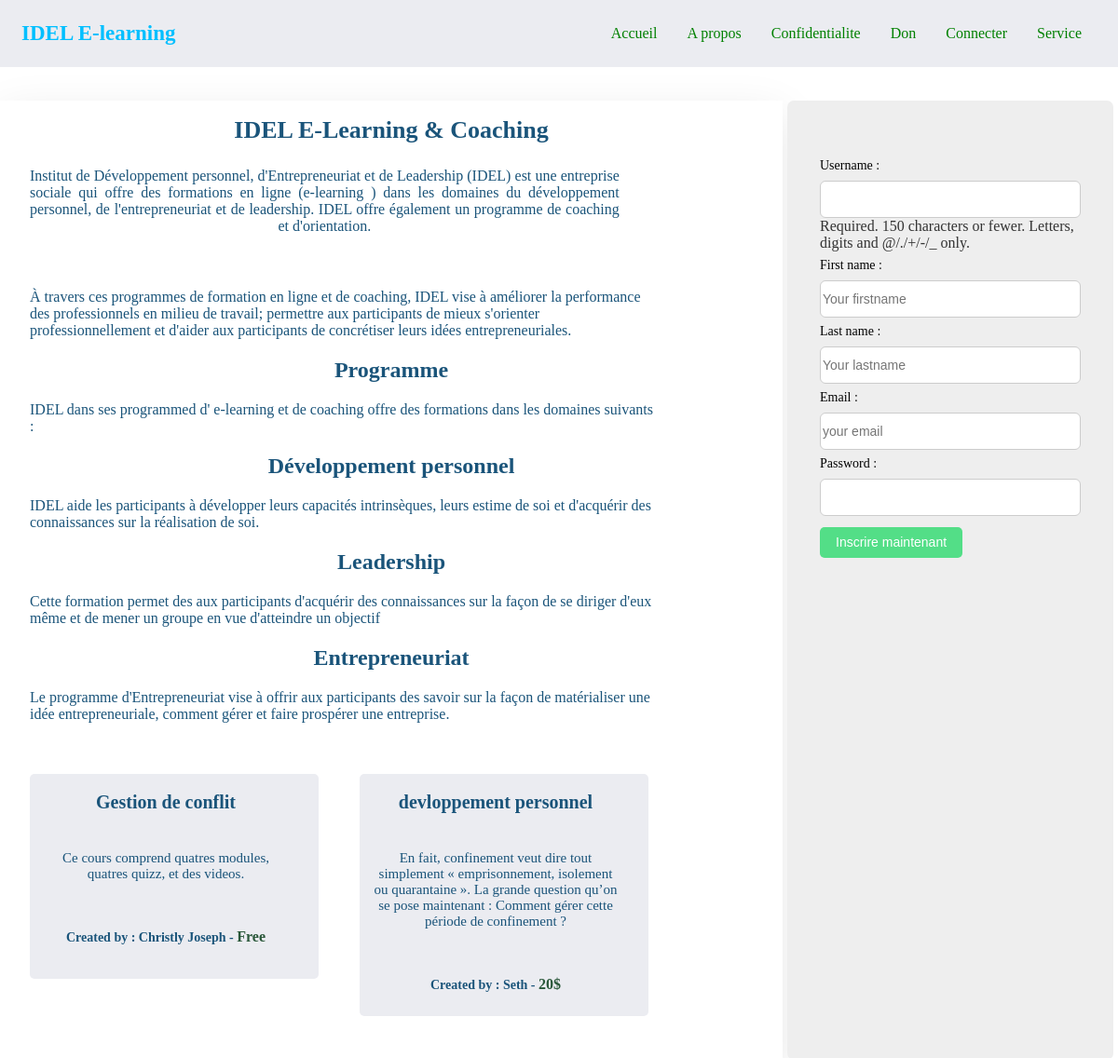
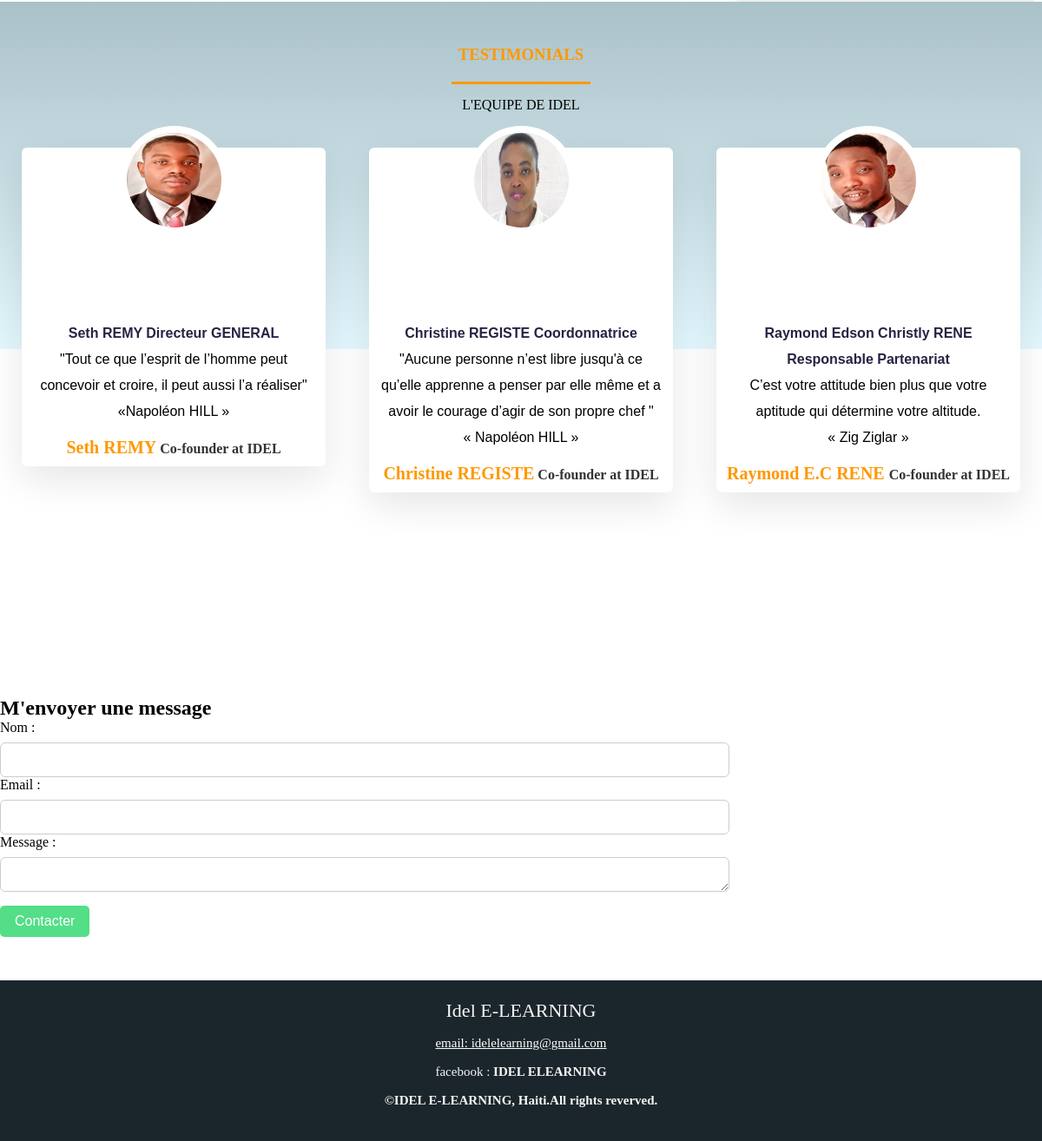
The page / on the database its author committed (2 pictures, top to bottom).
### course/models.py (models this page shows, shortened)
class Courses(models.Model):
    title = models.CharField(max_length=250)
    description = models.TextField()
    author = models.CharField(max_length=50)
    price = models.IntegerField()
    time = models.TimeField(null=True, blank=True)
    url = models.CharField(null=True, blank=True, max_length=15)
    active = models.BooleanField(default=False)

### course/views.py (the view)
# urls.py: 2. Add a URL to urlpatterns:  path('', views.home, name='home')
def home(request):
    courses = Courses.objects.all()
    if request.method == 'POST':
        form = RegisterForm(request.POST)
        contactform = ContactForm(request.POST)
        if form.is_valid():
            user = form.save(commit=False)
            user.set_password(form.cleaned_data['password'])
            user.save()
            messages.success(request, 'Votre compte a ete cree avec succes')
        else:
            messages.error(request, 'Verifier vos informations')
    else:
        form = RegisterForm()
        contactform = ContactForm()
    return render(request, 'home.html', locals())

### account/forms.py (shortened to what this page needs)
class RegisterForm(forms.ModelForm):
   first_name = forms.CharField(required=True, widget=forms.TextInput(attrs={'class': 'input', 'placeholder': 'Your firstname'}))
   last_name = forms.CharField(required=True, widget=forms.TextInput(attrs={'class': 'input', 'placeholder': 'Your lastname'}))
   email = forms.EmailField(required=True, widget=forms.EmailInput(attrs={'class': 'input', 'placeholder': 'your email'}))
   password = forms.CharField(max_length=120, widget=forms.PasswordInput(attrs={'class': 'input'}), required=True)
   class Meta:
      model = User
      fields = ('username', 'first_name' , 'last_name', 'email', 'password')
      widgets = {
         'username': forms.TextInput(attrs={'class': 'input'})
      }

### contact/forms.py
class ContactForm(forms.ModelForm):
	class Meta:
		model = ContactModel
		fields = ('nom' , 'email' , 'message')
		widgets = {
		'nom': forms.TextInput(attrs={'class':'input'}),
		'email': forms.EmailInput(attrs={'class':'input'}),
		'message': forms.Textarea(attrs={'class':'input'})
		}

### Elearning/templates/home.html (shortened to what this page needs)
{% extends 'base.html' %}
{% load static%}
{% block content %}
<br><br>
<div class="grid">
   <section class="presentation">
      <h1 class="title text-center">IDEL E-Learning & Coaching</h1>
      <p style="width: 80%; padding: 10px; margin: 10px;" class="justify last">Institut de Développement personnel, d'Entrepreneuriat et
         de Leadership (IDEL) est une entreprise sociale qui offre des
         formations en ligne (e-learning ) dans les domaines du
         développement personnel, de l'entrepreneuriat et de
         leadership. IDEL offre également un programme de coaching
         et d'orientation. </p> <br>
         <p style="padding: 10px; margin: 10px; width: 85%;">À travers ces programmes de formation en ligne et de
            coaching, IDEL vise à améliorer la performance des
            professionnels en milieu de travail; permettre aux
            participants de mieux s'orienter professionnellement et
            d'aider aux participants de concrétiser leurs idées
            entrepreneuriales.</p>
         <h2 class="text-center"><strong>Programme</strong> </h2>
         <p style="padding: 10px; margin: 10px; width: 85%;">IDEL dans ses programmed d' e-learning et de coaching
            offre des formations dans les domaines suivants :
         </p>
         <h2 class="text-center"><strong>Développement personnel</strong></h2>
         <p style="padding: 10px; margin: 10px; width: 85%;">IDEL aide les participants à développer leurs capacités
            intrinsèques, leurs estime de soi et d'acquérir des
            connaissances sur la réalisation de soi.
         </p>
         <h2 class="text-center"><strong>Leadership</strong></h2>
         <p style="padding: 10px; margin: 10px; width: 85%;">Cette formation permet des aux participants d'acquérir des
            connaissances sur la façon de se diriger d'eux même et de
            mener un groupe en vue d'atteindre un objectif</p>
         <h2 class="text-center"><strong>Entrepreneuriat</strong></h2>
         <p style="padding: 10px; margin: 10px; width: 85%;">Le programme d'Entrepreneuriat vise à offrir aux
            participants des savoir sur la façon de matérialiser une idée
            entrepreneuriale, comment gérer et faire prospérer une
            entreprise. </p>
      <div>
         {% for course in courses %}
            <div class="card">
               <h2 class="title">{{ course.title }}</h2>
               <p class="description">{{ course.description }}</p>
               <h4 class="author">Created by : {{ course.author }} -
                  {% if course.price == 0 %}
                     <span>Free</span>
                  {% else %}
                     <span>{{ course.price }}$</span>
                  {% endif %}
               </h4>
            </div>
         {% empty %}
            <p>There 's no courses</p>
         {% endfor %}
      </div>
   </section>
   <section class="form b-form">
      <form action="{% url 'home' %}" method="POST">
         {{form.as_p}}
         <input class="btn bt>-large" type="submit" value="Inscrire maintenant">
      </form>
   </section>
 <section  class="testi">
   <section class="testimonials">
      <div class="container">
         <h1>testimonials</h1>
         <p class="text-center">L'EQUIPE DE IDEL</p>
         <div class="row">
             <div class="col-md-4 text-center">
               <div class="profile">
                  <img src="{% static 'seth.jpg' %}" alt="mon image" class="user">
                  <blockquote>
                     <strong style="color: #272343;"> Seth REMY Directeur GENERAL </strong> <br>
                     "Tout ce que l’esprit de l’homme peut
                     concevoir et croire, il peut aussi l’a réaliser"
                     «Napoléon HILL »
                  </blockquote>
                  <h3>Seth REMY<span> Co-founder at IDEL</span> </h3>
               </div>
            </div>
            <div class="col-md-4 text-center">
               <div class="profile">
                  <img src="{% static '2.jpg' %}" alt="mon image" class="user">
                  <blockquote>
                    <strong style="color: #272343;"> Christine REGISTE Coordonnatrice  </strong> <br>
                     "Aucune personne n’est libre jusqu'à ce qu’elle apprenne
                      a penser par elle même et a avoir  le courage d’agir de son propre chef " <br>
                     «  Napoléon HILL »
                  </blockquote>
                  <h3>Christine REGISTE<span> Co-founder at IDEL</span> </h3>
               </div>
            </div>
         <div class="col-md-4 text-center">
               <div class="profile">
                  <img src="{% static 'christly.jpg' %}" alt="mon image" class="user">
                  <blockquote>
                     <strong style="color: #272343;">  Raymond Edson Christly RENE Responsable Partenariat  </strong> <br>
                     C’est votre attitude bien plus que votre aptitude qui détermine votre altitude. <br>
                     « Zig Ziglar »
                     <br>
                  </blockquote>
                  <h3>Raymond E.C RENE <span> Co-founder at IDEL</span> </h3>
               </div>
            </div>
         </div>
      </div>
   </section>
 </section>
 {% include 'contact.html' %}
</div>
{% endblock %}

### Elearning/templates/base.html (shortened to what this page needs)
{% load static %}
<!DOCTYPE html>
<html lang="en">
   <head>
	  <link rel="stylesheet" href="{% static 'menu.css' %}">
	  <link rel="stylesheet" href="{% static 'dev-cours-style.css' %}">
	  <link rel="stylesheet" href="{% static 'gestion-de-conflit.css'%}">
	<link rel="stylesheet" href="{% static 'new.css'%}">
   </head>
   <body>
   	<header class="navbar">
   		<div class="brand">IDEL E-learning</div>
   		<nav class="nav" id="nav">
   		  {% if request.user.is_authenticated %}
   		  <ul>
				   <li><a href="{% url 'dashboard' %}">Dashboard</a></li>
				   <li><a href="{% url 'nos-cours' %}">Cours</a></li>
   				<li><a href="#">Compte</a></li>
   		 		<li><a href="{% url 'logout' %}">Deconnection</a></li>
   			</ul>
   			{% else %}
   			<ul>
   				<li><a href="{% url 'home' %}">Accueil</a></li>
				<li><a href="#">A propos</a></li>
				<li><a href="{% url 'confident'%}">Confidentialite</a></li>
				<li><a href="{% url 'donation'%}" >Don</a></li>
				<li><a href="{% url 'login' %}">Connecter</a></li>
				<li><a href="{% url 'service'%}">Service</a> </li>
			</ul>
   			{% endif %}
   		</nav>
   	</header>
	{% block content %} {% endblock %}
	<footer class="footer">
        <div class="text-center">
			<h1 class="title">Idel E-LEARNING</h1>
			<p><a style="color: white;" href="idelelearning@gmail.com">email: idelelearning@gmail.com</a></p>
			<p>facebook : <strong>IDEL ELEARNING</strong></p>
            <h4>&copy;IDEL E-LEARNING, Haiti.All rights reverved.</h4>
            <div class="logos"></div>
        </div>
    </footer>
   </body>
</html>

### contact/templates/contact.html (shortened to what this page needs)
<div class="m-t">
   <div>
      <h2>M'envoyer une message</h2>
      <form action="{% url 'send_to_admin' %}" method="post">
         {{ contactform.as_p }}
         <p><input type="submit" value="Contacter" class="btn"></p>
      </form>
   </div>
</div>

### static/menu.css (style rules this page uses)
* { margin: 0; padding: 0; box-sizing: border-box; font-family: "open sans" sans-sherif; }
.btn { text-decoration: none; font-weight: 500; padding: 5px 16px; line-height: 1.5; border: 1px solid transparent; border-radius: 5px; background: #53DE87; font-size: inherit; color: #fff; margin-top: 12px; }
.input, .btn-large { width: 100%; height: 40px; border-radius: 6px; border: 1px solid #ccc; margin-top: 8px; padding: 2px; font-size: inherit; }
.b-form { background: #eee; padding: 25px 5px; border-radius: 7px; margin: 0 5px; font-family: serif; font-size: 14px; }
.b-form form { margin-top: 20px; padding: 10px; }
.b-form form label { display: block; font-weight: 500; margin-top: 7px; }
.navbar { width: 100%; background: #EBECF1; display: flex; justify-content: space-between; align-items: center; padding: 23px; }
.brand { color: deepskyblue; font-size: 23px; font-family: cursive; font-weight: 600; text-decoration: none; }
.nav ul { display: flex; list-style: none; }
.nav li { margin: 0; }
.nav a { text-decoration: none; font-weight: 400; padding: 13px 1rem; color: green; }
.footer { width: 100%; margin-top: 50px; background-color: #1B262c; padding: 14px; color: #f6f6f6; font-size: 15px; }
.footer .title { font-size: 22px; font-weight: 200; }
.footer div > * { padding: 8px }
.text-center { text-align: center; }
.justify { text-align: justify; }
.last { text-align-last: center; }
.grid { display: grid; grid-template-columns: 70% 30%; grid-template-areas: "present form" "testi testi"; }
.presentation { width: 100%; grid-area: present; padding: 12px; background-color: #ffffff; color: rgb(26, 84, 122); box-shadow: 0 15px 45px rgba(0,0,0,0.1); }
.presentation .title { font-size: 26px; font-weight: 600; padding: 5px; animation: up 1s; animation-delay: 0.3; animation-fill-mode: forwards; }
.form { grid-area: form; padding: 25px; }
.card { padding: 14px 20px 20px 2px; width: 310px; min-height: 220px; margin: 35px 20px; border-radius: 5px; background-color: #EBECF1; text-align: center; text-align-last: center; display: inline-block; vertical-align: top; }
.card .title { font-size: 20px; padding: 5px; color: rgb(26, 84, 122); }
.card .description { margin: 30px 5px; font-size: 15px; padding: 5px; }
.card .author { margin-top: 40px; font-size: 14px; text-align: right; padding: 5px; }
.card .author span { color: rgb(41, 87, 57); }
.testi { height: 800px; background-color: white; grid-area: testi; }
.testimonials { margin: 50px auto; }
.testimonials h1 { text-align: center; font-weight: bold; color: #ff9800; padding-bottom: 10px; text-transform: uppercase; }
.testimonials h1::after { content: ''; background-color: #ff9800; display: block; height: 3px; width: 160px; margin: 20px auto 5px; }
.col-md-4 { margin: 40px auto; }
.profile { padding: 70px 10px 10px; height: auto; width: 350px; background-color: white; border-radius: 6px; box-shadow: 0 15px 45px rgba(0,0,0,0.1); }
.profile img { height: 125px; width: 125px; top: -95px; position: relative; border: 8px solid white; left: calc(-50% -50%); }
.profile h3 { font-size: 20px; margin-top: 15px; color: #ff9800; }
span { font-size: 16px; color: #333; }
blockquote { font-size: 16px; line-height: 30px; font-family: sans-serif; }
.user { width: 120px; height: 120px; border-radius: 50%; }
.row { display: flex; flex-direction: row; }

### static/dev-cours-style.css (style rules this page uses)
* { margin: 0; padding: 0; }

### static/gestion-de-conflit.css (style rules this page uses)
body { margin: 0; padding: 0; }

### static/new.css (style rules this page uses)
.testi { background: linear-gradient(#aac1c7,#e4f9ff 50%, #fff 50%, #fff 100%); }

### rows shown on the page
Courses: title "Gestion de conflit", description "Ce cours comprend quatres modules, quatres quizz, et des videos.", author "Christly Joseph", price "Free"
Courses: title "devloppement personnel", description "En fait, confinement veut dire tout simplement « emprisonnement, isolement ou quarantaine ». La grande question qu’on se pose maintenant : Comment gérer cette période de confinement ?", author "Seth", price "20"
